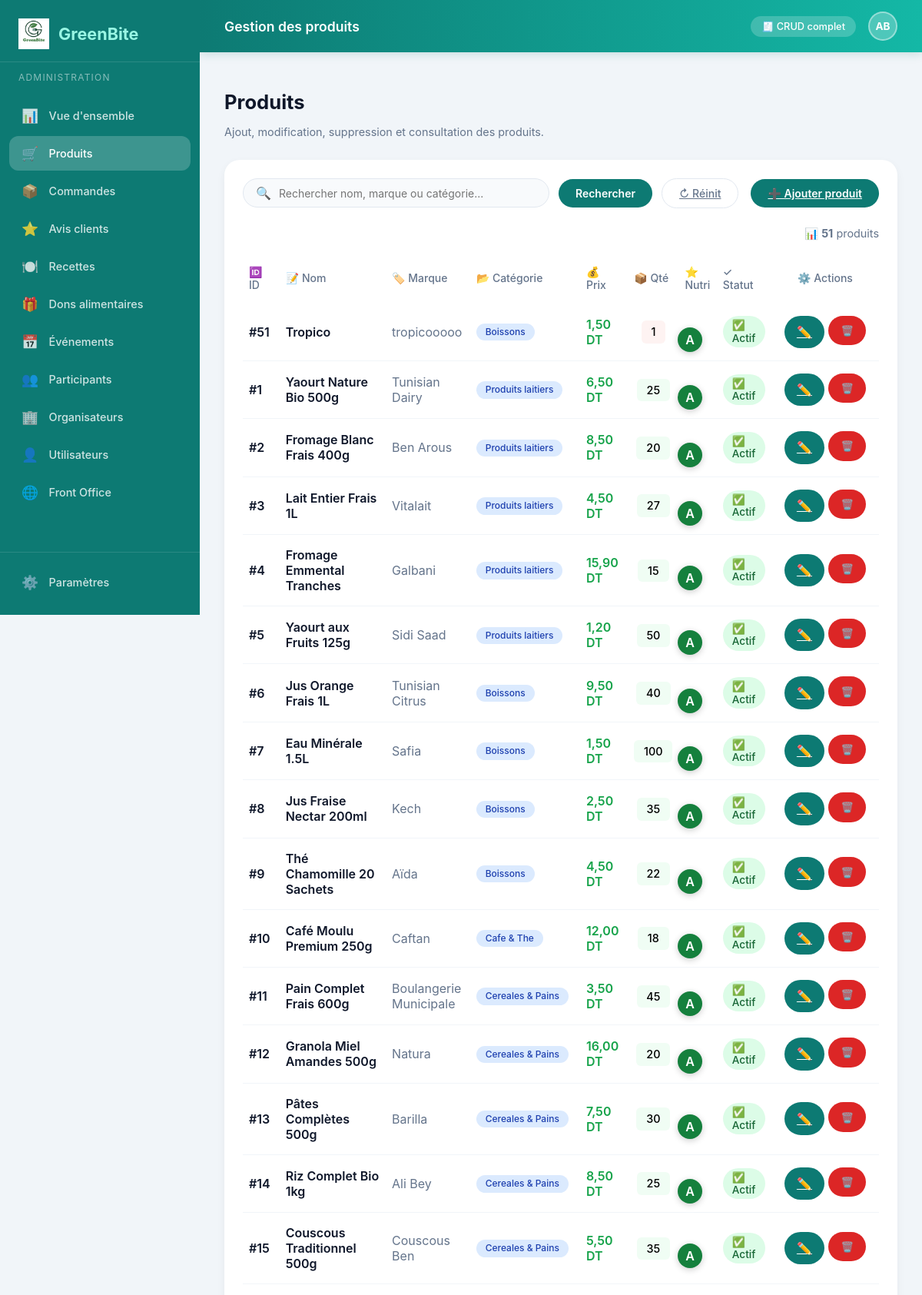
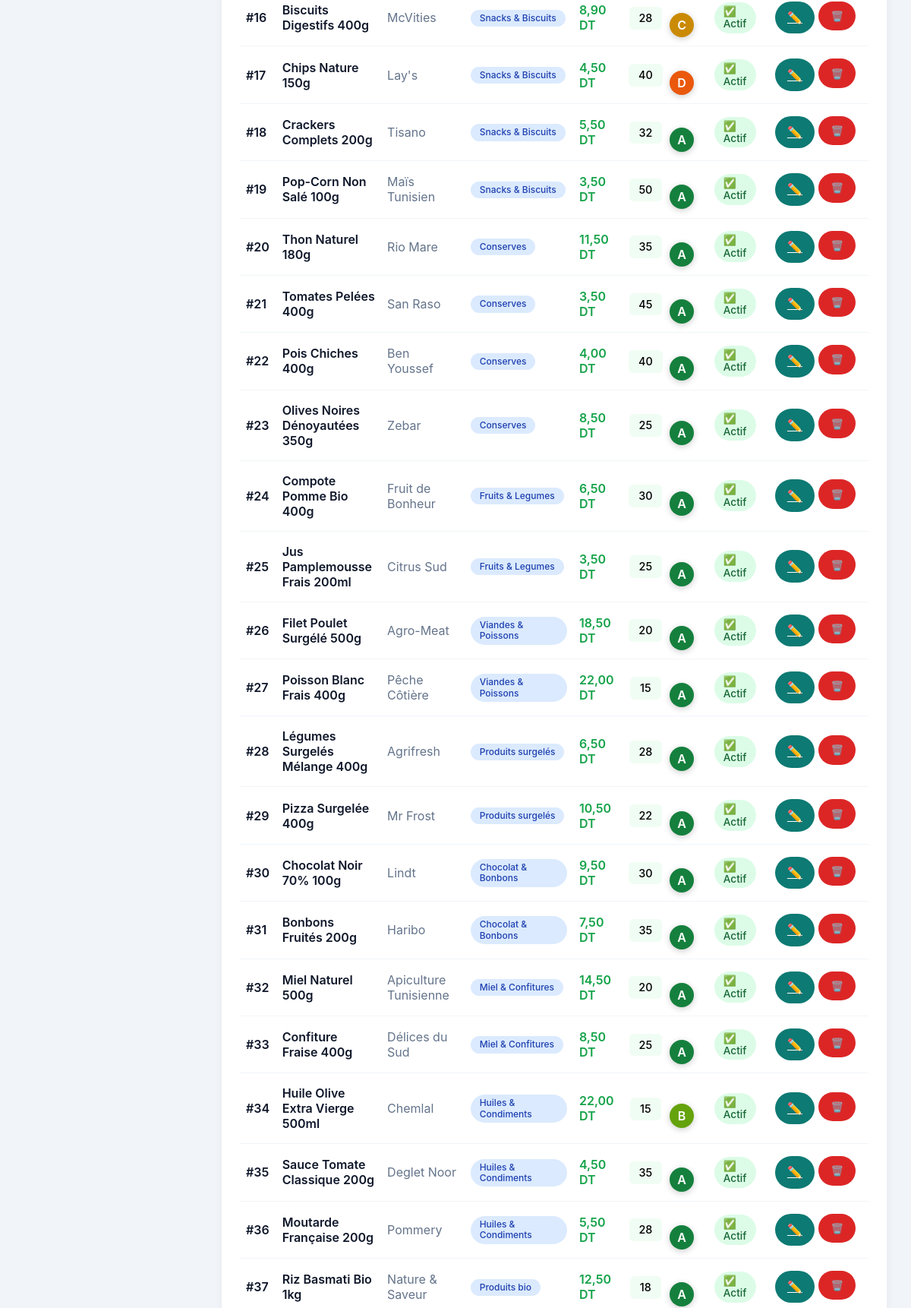
The app's page /Green-Bite/View/back-office/products.php (signed in, upper part) with its own data (2 pictures, top to bottom).
### tables this page shows
CREATE TABLE `produits` (
  `id_produit` int(11) NOT NULL,
  `nom` varchar(150) NOT NULL,
  `marque` varchar(120) NOT NULL,
  `code_barre` varchar(80) DEFAULT NULL,
  `categorie` varchar(120) DEFAULT NULL,
  `prix` decimal(10,2) NOT NULL DEFAULT 0.00,
  `calories` decimal(10,2) DEFAULT 0.00,
  `proteines` decimal(10,2) DEFAULT 0.00,
  `glucides` decimal(10,2) DEFAULT 0.00,
  `lipides` decimal(10,2) DEFAULT 0.00,
  `nutriscore` char(1) DEFAULT 'C',
  `image` text DEFAULT NULL,
  `quantite_disponible` int(11) NOT NULL DEFAULT 0,
  `statut` enum('actif','inactif','attente') DEFAULT 'actif',
  `date_ajout` datetime NOT NULL DEFAULT current_timestamp()
);

### Green-Bite/Controller/ProductController.php (called while the page is built, shortened)
<?php
require_once __DIR__ . '/../config/database.php';
final class ProductController
{
    private PDO $pdo;
    public function __construct()
    {
        $this->pdo = Database::connection();
    }
    public function list(array $filters = []): array
    {
        $q = trim((string) ($filters['q'] ?? ''));
        $categorie = trim((string) ($filters['categorie'] ?? ''));
        $nutriscore = trim((string) ($filters['nutriscore'] ?? ''));
        $prixMin = trim((string) ($filters['prix_min'] ?? ''));
        $prixMax = trim((string) ($filters['prix_max'] ?? ''));
        $sort = trim((string) ($filters['sort'] ?? 'recent'));
        $status = trim((string) ($filters['status'] ?? ''));
        $where = [];
        $params = [];
        $sql = 'SELECT * FROM produits';
        $sql .= match ($sort) {
            'prix_asc' => ' ORDER BY prix ASC',
            'prix_desc' => ' ORDER BY prix DESC',
            'nom' => ' ORDER BY nom ASC',
            'recent' => ' ORDER BY date_ajout DESC',
            default => ' ORDER BY id_produit DESC',
        };
        $stmt = $this->pdo->prepare($sql);
        $stmt->execute($params);
        return $stmt->fetchAll();
    }
}

### Green-Bite/Controller/bootstrap.php (called while the page is built, shortened)
<?php
require_once __DIR__ . '/../config/database.php';
function h(?string $value): string
{
    return htmlspecialchars((string) $value, ENT_QUOTES, 'UTF-8');
}

### Green-Bite/config/database.php (called while the page is built, shortened)
<?php
function getPdo(): PDO
{
    $dsn = 'mysql:host=' . DB_HOST . ';port=' . DB_PORT . ';dbname=' . DB_NAME . ';charset=utf8mb4';
    $options = [
        PDO::ATTR_ERRMODE => PDO::ERRMODE_EXCEPTION,
        PDO::ATTR_DEFAULT_FETCH_MODE => PDO::FETCH_ASSOC,
        PDO::ATTR_EMULATE_PREPARES => false,
    ];
    $pdo = new PDO($dsn, DB_USER, DB_PASS, $options);
    return $pdo;
}
final class Database
{
    public static function connection(): PDO
    {
        return getPdo();
    }
}

### Green-Bite/View/back-office/products.php (the view, shortened to what this page needs)
<?php
require_once __DIR__ . '/../includes/bootstrap.php';
require_once __DIR__ . '/../../Controller/ProductController.php';
$q = trim($_GET['q'] ?? '');
$controller = new ProductController();
$products = $controller->list(['q' => $q]);
?>
<!DOCTYPE html>
<html lang="fr">
<head>
    <link rel="stylesheet" href="../style.css">
</head>
<body>
<div class="dashboard-layout">
<?php $activePage = 'products'; include __DIR__ . '/../includes/sidebar_admin.php'; ?>
    <div class="dashboard-main">
        <header class="dashboard-header">
            <div class="header-title">Gestion des produits</div>
            <div class="header-right">
                <span class="header-badge">🧾 CRUD complet</span>
                <div class="admin-avatar">AB</div>
            </div>
        </header>
        <div class="page-content">
            <div class="page-header">
                <h1>Produits</h1>
                <p>Ajout, modification, suppression et consultation des produits.</p>
            </div>
            <div class="table-container">
                <div style="display:flex;justify-content:space-between;align-items:center;margin-bottom:1.5rem;flex-wrap:wrap;gap:1rem;">
                    <form method="get" style="display:flex;gap:0.75rem;align-items:center;flex-wrap:wrap;flex:1;">
                        <div class="table-search" style="max-width:430px;">
                            <span>🔍</span>
                            <input id="q" type="text" name="q" value="<?= h($q) ?>" placeholder="Rechercher nom, marque ou catégorie...">
                        </div>
                        <button class="btn-add" type="submit">Rechercher</button>
                        <a class="btn-cancel" href="products.php">↻ Réinit</a>
                    </form>
                    <a class="btn-add" href="product_form.php">➕ Ajouter produit</a>
                </div>
                <div style="font-size:0.9rem;color:#64748b;margin-bottom:1rem;text-align:right;">
                    📊 <strong><?= count($products) ?></strong> produit<?= count($products) !== 1 ? 's' : '' ?>
                </div>
                <div class="table-wrap">
                    <table>
                        <thead>
                            <tr>
                                <th style="cursor:pointer;user-select:none;" onclick="sortBy('id_produit')">
                                    🆔 ID
                                </th>
                                <th style="cursor:pointer;user-select:none;" onclick="sortBy('nom')">
                                    📝 Nom
                                </th>
                                <th style="cursor:pointer;user-select:none;" onclick="sortBy('marque')">
                                    🏷️ Marque
                                </th>
                                <th>📂 Catégorie</th>
                                <th style="cursor:pointer;user-select:none;" onclick="sortBy('prix')">
                                    💰 Prix
                                </th>
                                <th style="cursor:pointer;user-select:none;" onclick="sortBy('quantite_disponible')">
                                    📦 Qté
                                </th>
                                <th>⭐ Nutri</th>
                                <th>✓ Statut</th>
                                <th style="text-align:center;width:140px;">⚙️ Actions</th>
                            </tr>
                        </thead>
                        <tbody>
                        <?php if (empty($products)): ?>
                            <tr>
                                <td colspan="9" style="text-align:center;padding:2rem;color:#64748b;">
                                    🔍 Aucun produit trouvé
                                </td>
                            </tr>
                        <?php else: ?>
                            <?php foreach ($products as $p): ?>
                                <tr style="border-bottom:1px solid #f1f5f9;">
                                    <td style="font-weight:600;color:#0f172a;">#<?= (int) $p['id_produit'] ?></td>
                                    <td style="font-weight:600;color:#0f172a;"><?= h($p['nom']) ?></td>
                                    <td style="color:#64748b;"><?= h($p['marque']) ?></td>
                                    <td><span class="badge badge-blue"><?= h($p['categorie']) ?></span></td>
                                    <td style="font-weight:600;color:#16a34a;"><?= number_format((float) $p['prix'], 2, ',', ' ') ?> DT</td>
                                    <td style="text-align:center;font-weight:500;">
                                        <?php $qty = (int) ($p['quantite_disponible'] ?? 0); ?>
                                        <span style="background:<?= $qty === 0 ? '#fee2e2' : ($qty < 5 ? '#fef3f2' : '#f0fdf4') ?>;padding:0.4rem 0.8rem;border-radius:6px;font-size:0.9rem;">
                                            <?= $qty ?>
                                        </span>
                                    </td>
                                    <td style="text-align:center;">
                                        <span class="nutriscore ns-<?= strtolower((string) $p['nutriscore']) ?>" style="display:inline-block;width:32px;height:32px;border-radius:50%;line-height:32px;text-align:center;font-weight:600;color:white;">
                                            <?= h($p['nutriscore']) ?>
                                        </span>
                                    </td>
                                    <td>
                                        <span class="badge <?= $p['statut'] === 'actif' ? 'badge-green' : ($p['statut'] === 'attente' ? 'badge-amber' : 'badge-red') ?>" style="font-size:0.85rem;">
                                            <?= match($p['statut']) {
                                                'actif' => '✅ Actif',
                                                'attente' => '⏳ Attente',
                                                'inactif' => '❌ Inactif',
                                                default => h($p['statut'])
                                            } ?>
                                        </span>
                                    </td>
                                    <td style="text-align:center;">
                                        <div style="display:flex;gap:0.35rem;justify-content:center;">
                                            <a class="table-btn save-btn" href="product_form.php?id=<?= (int) $p['id_produit'] ?>" title="Modifier">✏️</a>
                                            <form action="product_delete.php" method="post" onsubmit="return confirm('Confirmer la suppression ?');" style="display:inline;">
                                                <button class="table-btn delete-btn" type="submit" title="Supprimer">🗑️</button>
                                            </form>
                                        </div>
                                    </td>
                                </tr>
                            <?php endforeach; ?>
                        <?php endif; ?>
                        </tbody>
                    </table>
                </div>
            </div>
        </div>
    </div>
</div>
</body>
</html>

### records on screen
produits: id_produit "51", nom "Tropico", marque "tropicooooo", categorie "Boissons", prix "1,50", quantite_disponible "1", nutriscore "A", statut "✅ Actif"
produits: id_produit "1", nom "Yaourt Nature Bio 500g", marque "Tunisian Dairy", categorie "Produits laitiers", prix "6,50", quantite_disponible "25", nutriscore "A", statut "✅ Actif"
produits: id_produit "2", nom "Fromage Blanc Frais 400g", marque "Ben Arous", categorie "Produits laitiers", prix "8,50", quantite_disponible "20", nutriscore "A", statut "✅ Actif"
produits: id_produit "3", nom "Lait Entier Frais 1L", marque "Vitalait", categorie "Produits laitiers", prix "4,50", quantite_disponible "27", nutriscore "A", statut "✅ Actif"
produits: id_produit "4", nom "Fromage Emmental Tranches", marque "Galbani", categorie "Produits laitiers", prix "15,90", quantite_disponible "15", nutriscore "A", statut "✅ Actif"
produits: id_produit "5", nom "Yaourt aux Fruits 125g", marque "Sidi Saad", categorie "Produits laitiers", prix "1,20", quantite_disponible "50", nutriscore "A", statut "✅ Actif"
produits: id_produit "6", nom "Jus Orange Frais 1L", marque "Tunisian Citrus", categorie "Boissons", prix "9,50", quantite_disponible "40", nutriscore "A", statut "✅ Actif"
produits: id_produit "7", nom "Eau Minérale 1.5L", marque "Safia", categorie "Boissons", prix "1,50", quantite_disponible "100", nutriscore "A", statut "✅ Actif"
produits: id_produit "8", nom "Jus Fraise Nectar 200ml", marque "Kech", categorie "Boissons", prix "2,50", quantite_disponible "35", nutriscore "A", statut "✅ Actif"
produits: id_produit "9", nom "Thé Chamomille 20 Sachets", marque "Aïda", categorie "Boissons", prix "4,50", quantite_disponible "22", nutriscore "A", statut "✅ Actif"
produits: id_produit "10", nom "Café Moulu Premium 250g", marque "Caftan", categorie "Cafe & The", prix "12,00", quantite_disponible "18", nutriscore "A", statut "✅ Actif"
produits: id_produit "11", nom "Pain Complet Frais 600g", marque "Boulangerie Municipale", categorie "Cereales & Pains", prix "3,50", quantite_disponible "45", nutriscore "A", statut "✅ Actif"
produits: id_produit "12", nom "Granola Miel Amandes 500g", marque "Natura", categorie "Cereales & Pains", prix "16,00", quantite_disponible "20", nutriscore "A", statut "✅ Actif"
produits: id_produit "13", nom "Pâtes Complètes 500g", marque "Barilla", categorie "Cereales & Pains", prix "7,50", quantite_disponible "30", nutriscore "A", statut "✅ Actif"
produits: id_produit "14", nom "Riz Complet Bio 1kg", marque "Ali Bey", categorie "Cereales & Pains", prix "8,50", quantite_disponible "25", nutriscore "A", statut "✅ Actif"
produits: id_produit "15", nom "Couscous Traditionnel 500g", marque "Couscous Ben", categorie "Cereales & Pains", prix "5,50", quantite_disponible "35", nutriscore "A", statut "✅ Actif"
produits: id_produit "16", nom "Biscuits Digestifs 400g", marque "McVities", categorie "Snacks & Biscuits", prix "8,90", quantite_disponible "28", nutriscore "C", statut "✅ Actif"
produits: id_produit "17", nom "Chips Nature 150g", marque "Lay's", categorie "Snacks & Biscuits", prix "4,50", quantite_disponible "40", nutriscore "D", statut "✅ Actif"
produits: id_produit "18", nom "Crackers Complets 200g", marque "Tisano", categorie "Snacks & Biscuits", prix "5,50", quantite_disponible "32", nutriscore "A", statut "✅ Actif"
produits: id_produit "19", nom "Pop-Corn Non Salé 100g", marque "Maïs Tunisien", categorie "Snacks & Biscuits", prix "3,50", quantite_disponible "50", nutriscore "A", statut "✅ Actif"
produits: id_produit "20", nom "Thon Naturel 180g", marque "Rio Mare", categorie "Conserves", prix "11,50", quantite_disponible "35", nutriscore "A", statut "✅ Actif"
produits: id_produit "21", nom "Tomates Pelées 400g", marque "San Raso", categorie "Conserves", prix "3,50", quantite_disponible "45", nutriscore "A", statut "✅ Actif"
produits: id_produit "22", nom "Pois Chiches 400g", marque "Ben Youssef", categorie "Conserves", prix "4,00", quantite_disponible "40", nutriscore "A", statut "✅ Actif"
produits: id_produit "23", nom "Olives Noires Dénoyautées 350g", marque "Zebar", categorie "Conserves", prix "8,50", quantite_disponible "25", nutriscore "A", statut "✅ Actif"
produits: id_produit "24", nom "Compote Pomme Bio 400g", marque "Fruit de Bonheur", categorie "Fruits & Legumes", prix "6,50", quantite_disponible "30", nutriscore "A", statut "✅ Actif"
produits: id_produit "25", nom "Jus Pamplemousse Frais 200ml", marque "Citrus Sud", categorie "Fruits & Legumes", prix "3,50", quantite_disponible "25", nutriscore "A", statut "✅ Actif"
produits: id_produit "26", nom "Filet Poulet Surgélé 500g", marque "Agro-Meat", categorie "Viandes & Poissons", prix "18,50", quantite_disponible "20", nutriscore "A", statut "✅ Actif"
produits: id_produit "27", nom "Poisson Blanc Frais 400g", marque "Pêche Côtière", categorie "Viandes & Poissons", prix "22,00", quantite_disponible "15", nutriscore "A", statut "✅ Actif"
produits: id_produit "28", nom "Légumes Surgelés Mélange 400g", marque "Agrifresh", categorie "Produits surgelés", prix "6,50", quantite_disponible "28", nutriscore "A", statut "✅ Actif"
produits: id_produit "29", nom "Pizza Surgelée 400g", marque "Mr Frost", categorie "Produits surgelés", prix "10,50", quantite_disponible "22", nutriscore "A", statut "✅ Actif"
produits: id_produit "30", nom "Chocolat Noir 70% 100g", marque "Lindt", categorie "Chocolat & Bonbons", prix "9,50", quantite_disponible "30", nutriscore "A", statut "✅ Actif"
produits: id_produit "31", nom "Bonbons Fruités 200g", marque "Haribo", categorie "Chocolat & Bonbons", prix "7,50", quantite_disponible "35", nutriscore "A", statut "✅ Actif"
produits: id_produit "32", nom "Miel Naturel 500g", marque "Apiculture Tunisienne", categorie "Miel & Confitures", prix "14,50", quantite_disponible "20", nutriscore "A", statut "✅ Actif"
produits: id_produit "33", nom "Confiture Fraise 400g", marque "Délices du Sud", categorie "Miel & Confitures", prix "8,50", quantite_disponible "25", nutriscore "A", statut "✅ Actif"
produits: id_produit "34", nom "Huile Olive Extra Vierge 500ml", marque "Chemlal", categorie "Huiles & Condiments", prix "22,00", quantite_disponible "15", nutriscore "B", statut "✅ Actif"
produits: id_produit "35", nom "Sauce Tomate Classique 200g", marque "Deglet Noor", categorie "Huiles & Condiments", prix "4,50", quantite_disponible "35", nutriscore "A", statut "✅ Actif"
produits: id_produit "36", nom "Moutarde Française 200g", marque "Pommery", categorie "Huiles & Condiments", prix "5,50", quantite_disponible "28", nutriscore "A", statut "✅ Actif"
produits: id_produit "37", nom "Riz Basmati Bio 1kg", marque "Nature & Saveur", categorie "Produits bio", prix "12,50", quantite_disponible "18", nutriscore "A", statut "✅ Actif"

### other values on screen
$icon "📊 🛒 📦 ⭐ 🍽️ 🎁 📅 👥 🏢 🌐"
$label "Vue d'ensemble Produits Commandes Avis clients Recettes Dons alimentaires Événements Participants Organisateurs Utilisateurs Front Office"
count($products) "51"
